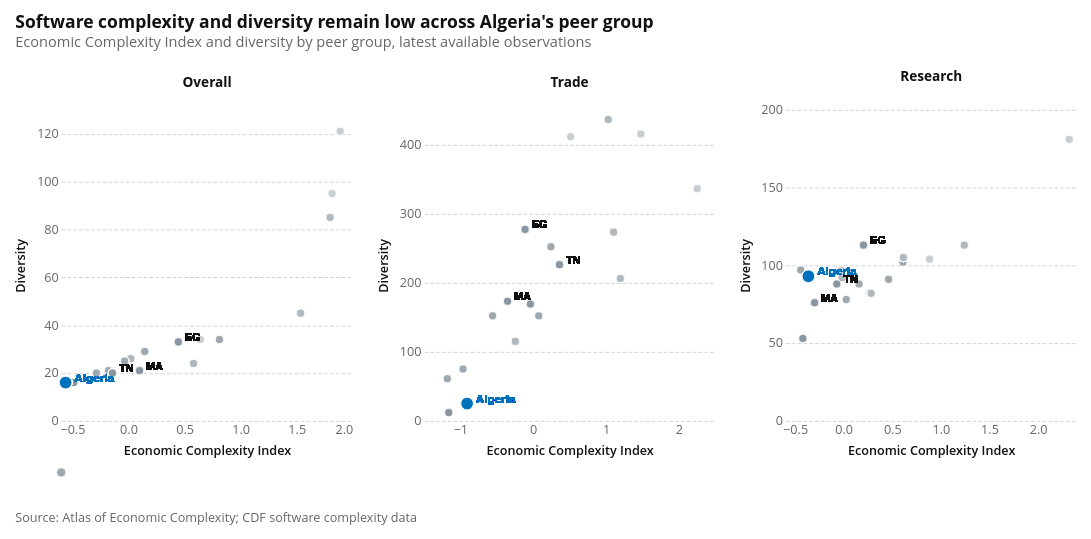

Here is the notebook cell this chart was saved with:
### Code cell
import altair as alt
import attaviz

attaviz.enable()
alt.data_transformers.enable("vegafusion")

LABEL_COUNTRIES = ["MA", "TN", "EG", "ZA", "TR"]

regional_peers = PEER_GROUPS["Regional"]
structural_peers = PEER_GROUPS["Structural"]
aspirational_peers = PEER_GROUPS["Aspirational"]


def assign_group(row):
    code = row["iso2_code"]
    if code == "DZ":
        return "Algeria"
    if code in regional_peers:
        return "Regional peers"
    if code in structural_peers:
        return "Structural peers"
    if code in aspirational_peers:
        return "Aspirational peers"
    return "Other"


def prepare(df):
    d = df.dropna(subset=["eci", "diversity"]).copy()
    d["group"] = d.apply(assign_group, axis=1)
    d["_label"] = d["iso2_code"].where(d["iso2_code"].isin(LABEL_COUNTRIES), other="")
    return d


eci_2023 = prepare(eci)
trade_2023 = prepare(trade)
research_2023 = prepare(research)

group_order = ["Other", "Regional peers", "Structural peers", "Aspirational peers", "Algeria"]
group_colors = ["#C8CDD0", "#8A969F", "#9FA8AF", "#B0B8BE", "#0071BC"]
color_scale = alt.Scale(domain=group_order, range=group_colors)


def make_panel(data, title):
    others = data.loc[data["group"] != "Algeria"]
    algeria = data.loc[data["group"] == "Algeria"]
    color_enc = alt.Color("group:N", scale=color_scale, legend=None)

    tooltip = [
        alt.Tooltip("iso2_code:N", title="Country"),
        alt.Tooltip("eci:Q", title="ECI", format=".3f"),
        alt.Tooltip("diversity:Q", title="Diversity", format=".3f"),
        alt.Tooltip("group:N", title="Group"),
    ]

    other_pts = alt.Chart(others).mark_circle(
        opacity=0.75, size=70
    ).encode(
        x=alt.X("eci:Q", title="Economic Complexity Index", scale=alt.Scale(nice=True)),
        y=alt.Y("diversity:Q", title="Diversity", scale=alt.Scale(nice=True)),
        color=color_enc,
        tooltip=tooltip,
    )

    algeria_pts = alt.Chart(algeria).mark_circle(
        opacity=1, size=170
    ).encode(
        x=alt.X("eci:Q", title="Economic Complexity Index", scale=alt.Scale(nice=True)),
        y=alt.Y("diversity:Q", title="Diversity", scale=alt.Scale(nice=True)),
        color=color_enc,
        tooltip=tooltip,
    )

    user_labels = alt.Chart(data).transform_filter(
        alt.datum._label != ""
    ).mark_text(
        align="left", dx=7, dy=-4, fontSize=11, fontWeight=600, color="#111111"
    ).encode(x="eci:Q", y="diversity:Q", text="_label:N")

    algeria_label = alt.Chart(algeria).mark_text(
        align="left", dx=9, dy=-5, fontSize=12, fontWeight=700, color="#0071BC"
    ).encode(x="eci:Q", y="diversity:Q", text=alt.value("Algeria"))

    return (other_pts + algeria_pts + user_labels + algeria_label).properties(
        width=300,
        height=320,
        title=alt.TitleParams(text=title, anchor="middle", fontSize=14),
    )


panel_eci = make_panel(eci_2023, "Software")
panel_trade = make_panel(trade_2023, "Trade")
panel_research = make_panel(research_2023, "Research")

legend_chart = alt.Chart(eci_2023).mark_circle(size=90, opacity=0.85).encode(
    x=alt.value(0),
    y=alt.value(0),
    color=alt.Color(
        "group:N",
        scale=color_scale,
        legend=alt.Legend(
            title=None,
            orient="bottom",
            direction="horizontal",
            columns=5,
            symbolSize=90,
        ),
    ),
).properties(width=0, height=0)

subplots = alt.hconcat(panel_eci, panel_trade, panel_research, spacing=24)

full_chart = (
    alt.vconcat(subplots, legend_chart, spacing=8)
    .resolve_scale(color="shared")
    .properties(
        title=alt.TitleParams(
            text="Software complexity and diversity remain low across Algeria's peer group",
            subtitle="Economic Complexity Index and diversity by peer group, latest available observations",
        )
    )
)

captioned_chart = alt.vconcat(full_chart).properties(
    title=alt.TitleParams(
        text="Source: Atlas of Economic Complexity; CDF software complexity data",
        orient="bottom",
        anchor="start",
        fontSize=13,
        fontWeight=400,
        color="#666666",
        offset=21,
    )
)

captioned_chart

### Figure 1 — Vega specification as saved in the notebook (floating-point values rounded to 4 significant figures; data arrays with more than 128 entries replaced by an {"elided": "..."} marker saying what was removed)
{"$schema": "https://vega.github.io/schema/vega/v6.json", "data": [{"name": "source_12", "values": {"elided": "2664 records"}}, {"name": "source_0", "values": {"elided": "2516 records"}}, {"name": "source_1", "values": {"elided": "148 records"}}, {"name": "source_2", "values": {"elided": "444 records"}}, {"name": "source_3", "values": {"elided": "148 records"}}, {"name": "source_4", "values": {"elided": "20689 records"}}, {"name": "source_5", "values": {"elided": "1217 records"}}, {"name": "source_6", "values": {"elided": "3651 records"}}, {"name": "source_7", "values": {"elided": "1217 records"}}, {"name": "source_8", "values": {"elided": "5151 records"}}, {"name": "source_9", "values": {"elided": "303 records"}}, {"name": "source_10", "values": {"elided": "909 records"}}, {"name": "source_11", "values": {"elided": "303 records"}}], "signals": [{"name": "concat_0_concat_0_height", "value": 320}, {"name": "concat_0_concat_0_childWidth", "value": 300}, {"name": "concat_0_concat_1_width", "value": 20}, {"name": "concat_0_concat_1_height", "value": 20}], "marks": [{"type": "group", "name": "concat_0_group", "marks": [{"type": "group", "name": "concat_0_concat_0_group", "marks": [{"type": "group", "name": "concat_0_concat_0_concat_0_group", "encode": {"update": {"width": {"signal": "concat_0_concat_0_childWidth"}, "height": {"signal": "concat_0_concat_0_height"}}}, "marks": [{"type": "symbol", "name": "concat_0_concat_0_concat_0_layer_0_marks", "from": {"data": "source_0"}, "encode": {"update": {"stroke": {"value": "white"}, "opacity": {"value": 0.75}, "y": {"field": "diversity", "scale": "concat_0_concat_0_concat_0_y"}, "x": {"field": "eci", "scale": "concat_0_concat_0_concat_0_x"}, "fill": {"field": "group", "scale": "color"}, "shape": {"value": "circle"}, "tooltip": {"signal": "{\"Country\": isValid(datum[\"iso2_code\"]) ? datum[\"iso2_code\"] : \"\"+datum[\"iso2_code\"], \"ECI\": format(datum[\"eci\"], \".3f\"), \"Diversity\": format(datum[\"diversity\"], \".3f\"), \"Group\": isValid(datum[\"group\"]) ? datum[\"group\"] : \"\"+datum[\"group\"]}"}, "size": {"value": 70}}}, "style": ["circle"]}, {"type": "symbol", "name": "concat_0_concat_0_concat_0_layer_1_marks", "from": {"data": "source_1"}, "encode": {"update": {"opacity": {"value": 1}, "shape": {"value": "circle"}, "stroke": {"value": "white"}, "y": {"field": "diversity", "scale": "concat_0_concat_0_concat_0_y"}, "size": {"value": 170}, "fill": {"field": "group", "scale": "color"}, "x": {"field": "eci", "scale": "concat_0_concat_0_concat_0_x"}, "tooltip": {"signal": "{\"Country\": isValid(datum[\"iso2_code\"]) ? datum[\"iso2_code\"] : \"\"+datum[\"iso2_code\"], \"ECI\": format(datum[\"eci\"], \".3f\"), \"Diversity\": format(datum[\"diversity\"], \".3f\"), \"Group\": isValid(datum[\"group\"]) ? datum[\"group\"] : \"\"+datum[\"group\"]}"}}}, "style": ["circle"]}, {"type": "text", "name": "concat_0_concat_0_concat_0_layer_2_marks", "from": {"data": "source_2"}, "encode": {"update": {"fontSize": {"value": 11}, "fontWeight": {"value": 600}, "baseline": {"value": "middle"}, "align": {"value": "left"}, "dx": {"value": 7}, "dy": {"value": -4}, "tooltip": {"signal": "{\"eci\": format(datum[\"eci\"], \"\"), \"diversity\": format(datum[\"diversity\"], \"\"), \"_label\": isValid(datum[\"_label\"]) ? datum[\"_label\"] : \"\"+datum[\"_label\"]}"}, "text": {"signal": "isValid(datum[\"_label\"]) ? datum[\"_label\"] : \"\"+datum[\"_label\"]"}, "fill": {"value": "#111111"}, "y": {"field": "diversity", "scale": "concat_0_concat_0_concat_0_y"}, "x": {"field": "eci", "scale": "concat_0_concat_0_concat_0_x"}}}, "style": ["text"]}, {"type": "text", "name": "concat_0_concat_0_concat_0_layer_3_marks", "from": {"data": "source_3"}, "encode": {"update": {"dy": {"value": -5}, "tooltip": {"signal": "{\"eci\": format(datum[\"eci\"], \"\"), \"diversity\": format(datum[\"diversity\"], \"\")}"}, "y": {"field": "diversity", "scale": "concat_0_concat_0_concat_0_y"}, "baseline": {"value": "middle"}, "dx": {"value": 9}, "fontSize": {"value": 12}, "x": {"field": "eci", "scale": "concat_0_concat_0_concat_0_x"}, "fill": {"value": "#0071BC"}, "text": {"value": "Algeria"}, "fontWeight": {"value": 700}, "align": {"value": "left"}}}, "style": ["text"]}], "axes": [{"scale": "concat_0_concat_0_concat_0_y", "labels": false, "domain": false, "aria": false, "minExtent": 0, "orient": "left", "tickCount": 5, "maxExtent": 0, "grid": true, "zindex": 0, "gridScale": "concat_0_concat_0_concat_0_x", "ticks": false}, {"scale": "concat_0_concat_0_concat_0_x", "labelOverlap": true, "zindex": 0, "grid": false, "labelFlush": true, "title": "Economic Complexity Index", "orient": "bottom", "tickCount": 5, "labelBaseline": "top"}, {"scale": "concat_0_concat_0_concat_0_y", "zindex": 0, "grid": false, "labelOverlap": true, "tickCount": 5, "title": "Diversity", "orient": "left"}], "title": {"text": "Overall", "offset": 21, "frame": "group", "fontSize": 14, "anchor": "middle"}, "style": "cell"}, {"type": "group", "name": "concat_0_concat_0_concat_1_group", "encode": {"update": {"width": {"signal": "concat_0_concat_0_childWidth"}, "height": {"signal": "concat_0_concat_0_height"}}}, "marks": [{"type": "symbol", "name": "concat_0_concat_0_concat_1_layer_0_marks", "from": {"data": "source_4"}, "encode": {"update": {"fill": {"field": "group", "scale": "color"}, "stroke": {"value": "white"}, "opacity": {"value": 0.75}, "x": {"field": "eci", "scale": "concat_0_concat_0_concat_1_x"}, "y": {"field": "diversity", "scale": "concat_0_concat_0_concat_1_y"}, "size": {"value": 70}, "shape": {"value": "circle"}, "tooltip": {"signal": "{\"Country\": isValid(datum[\"iso2_code\"]) ? datum[\"iso2_code\"] : \"\"+datum[\"iso2_code\"], \"ECI\": format(datum[\"eci\"], \".3f\"), \"Diversity\": format(datum[\"diversity\"], \".3f\"), \"Group\": isValid(datum[\"group\"]) ? datum[\"group\"] : \"\"+datum[\"group\"]}"}}}, "style": ["circle"]}, {"type": "symbol", "name": "concat_0_concat_0_concat_1_layer_1_marks", "from": {"data": "source_5"}, "encode": {"update": {"size": {"value": 170}, "shape": {"value": "circle"}, "x": {"field": "eci", "scale": "concat_0_concat_0_concat_1_x"}, "y": {"field": "diversity", "scale": "concat_0_concat_0_concat_1_y"}, "fill": {"field": "group", "scale": "color"}, "stroke": {"value": "white"}, "opacity": {"value": 1}, "tooltip": {"signal": "{\"Country\": isValid(datum[\"iso2_code\"]) ? datum[\"iso2_code\"] : \"\"+datum[\"iso2_code\"], \"ECI\": format(datum[\"eci\"], \".3f\"), \"Diversity\": format(datum[\"diversity\"], \".3f\"), \"Group\": isValid(datum[\"group\"]) ? datum[\"group\"] : \"\"+datum[\"group\"]}"}}}, "style": ["circle"]}, {"type": "text", "name": "concat_0_concat_0_concat_1_layer_2_marks", "from": {"data": "source_6"}, "encode": {"update": {"dx": {"value": 7}, "fontSize": {"value": 11}, "x": {"field": "eci", "scale": "concat_0_concat_0_concat_1_x"}, "y": {"field": "diversity", "scale": "concat_0_concat_0_concat_1_y"}, "align": {"value": "left"}, "fill": {"value": "#111111"}, "text": {"signal": "isValid(datum[\"_label\"]) ? datum[\"_label\"] : \"\"+datum[\"_label\"]"}, "fontWeight": {"value": 600}, "dy": {"value": -4}, "tooltip": {"signal": "{\"eci\": format(datum[\"eci\"], \"\"), \"diversity\": format(datum[\"diversity\"], \"\"), \"_label\": isValid(datum[\"_label\"]) ? datum[\"_label\"] : \"\"+datum[\"_label\"]}"}, "baseline": {"value": "middle"}}}, "style": ["text"]}, {"type": "text", "name": "concat_0_concat_0_concat_1_layer_3_marks", "from": {"data": "source_7"}, "encode": {"update": {"fontWeight": {"value": 700}, "tooltip": {"signal": "{\"eci\": format(datum[\"eci\"], \"\"), \"diversity\": format(datum[\"diversity\"], \"\")}"}, "x": {"field": "eci", "scale": "concat_0_concat_0_concat_1_x"}, "baseline": {"value": "middle"}, "dy": {"value": -5}, "align": {"value": "left"}, "text": {"value": "Algeria"}, "y": {"field": "diversity", "scale": "concat_0_concat_0_concat_1_y"}, "fill": {"value": "#0071BC"}, "dx": {"value": 9}, "fontSize": {"value": 12}}}, "style": ["text"]}], "axes": [{"scale": "concat_0_concat_0_concat_1_y", "grid": true, "labels": false, "domain": false, "orient": "left", "minExtent": 0, "ticks": false, "gridScale": "concat_0_concat_0_concat_1_x", "maxExtent": 0, "zindex": 0, "tickCount": 5, "aria": false}, {"scale": "concat_0_concat_0_concat_1_x", "labelOverlap": true, "labelFlush": true, "zindex": 0, "title": "Economic Complexity Index", "orient": "bottom", "grid": false, "tickCount": 5, "labelBaseline": "top"}, {"scale": "concat_0_concat_0_concat_1_y", "orient": "left", "tickCount": 5, "grid": false, "title": "Diversity", "labelOverlap": true, "zindex": 0}], "title": {"text": "Trade", "frame": "group", "fontSize": 14, "offset": 21, "anchor": "middle"}, "style": "cell"}, {"type": "group", "name": "concat_0_concat_0_concat_2_group", "encode": {"update": {"width": {"signal": "concat_0_concat_0_childWidth"}, "height": {"signal": "concat_0_concat_0_height"}}}, "marks": [{"type": "symbol", "name": "concat_0_concat_0_concat_2_layer_0_marks", "from": {"data": "source_8"}, "encode": {"update": {"opacity": {"value": 0.75}, "fill": {"field": "group", "scale": "color"}, "tooltip": {"signal": "{\"Country\": isValid(datum[\"iso2_code\"]) ? datum[\"iso2_code\"] : \"\"+datum[\"iso2_code\"], \"ECI\": format(datum[\"eci\"], \".3f\"), \"Diversity\": format(datum[\"diversity\"], \".3f\"), \"Group\": isValid(datum[\"group\"]) ? datum[\"group\"] : \"\"+datum[\"group\"]}"}, "y": {"field": "diversity", "scale": "concat_0_concat_0_concat_2_y"}, "x": {"field": "eci", "scale": "concat_0_concat_0_concat_2_x"}, "size": {"value": 70}, "shape": {"value": "circle"}, "stroke": {"value": "white"}}}, "style": ["circle"]}, {"type": "symbol", "name": "concat_0_concat_0_concat_2_layer_1_marks", "from": {"data": "source_9"}, "encode": {"update": {"size": {"value": 170}, "stroke": {"value": "white"}, "fill": {"field": "group", "scale": "color"}, "opacity": {"value": 1}, "x": {"field": "eci", "scale": "concat_0_concat_0_concat_2_x"}, "tooltip": {"signal": "{\"Country\": isValid(datum[\"iso2_code\"]) ? datum[\"iso2_code\"] : \"\"+datum[\"iso2_code\"], \"ECI\": format(datum[\"eci\"], \".3f\"), \"Diversity\": format(datum[\"diversity\"], \".3f\"), \"Group\": isValid(datum[\"group\"]) ? datum[\"group\"] : \"\"+datum[\"group\"]}"}, "y": {"field": "diversity", "scale": "concat_0_concat_0_concat_2_y"}, "shape": {"value": "circle"}}}, "style": ["circle"]}, {"type": "text", "name": "concat_0_concat_0_concat_2_layer_2_marks", "from": {"data": "source_10"}, "encode": {"update": {"fontSize": {"value": 11}, "text": {"signal": "isValid(datum[\"_label\"]) ? datum[\"_label\"] : \"\"+datum[\"_label\"]"}, "fontWeight": {"value": 600}, "y": {"field": "diversity", "scale": "concat_0_concat_0_concat_2_y"}, "tooltip": {"signal": "{\"eci\": format(datum[\"eci\"], \"\"), \"diversity\": format(datum[\"diversity\"], \"\"), \"_label\": isValid(datum[\"_label\"]) ? datum[\"_label\"] : \"\"+datum[\"_label\"]}"}, "baseline": {"value": "middle"}, "x": {"field": "eci", "scale": "concat_0_concat_0_concat_2_x"}, "dx": {"value": 7}, "dy": {"value": -4}, "align": {"value": "left"}, "fill": {"value": "#111111"}}}, "style": ["text"]}, {"type": "text", "name": "concat_0_concat_0_concat_2_layer_3_marks", "from": {"data": "source_11"}, "encode": {"update": {"fontSize": {"value": 12}, "dy": {"value": -5}, "fontWeight": {"value": 700}, "tooltip": {"signal": "{\"eci\": format(datum[\"eci\"], \"\"), \"diversity\": format(datum[\"diversity\"], \"\")}"}, "align": {"value": "left"}, "dx": {"value": 9}, "y": {"field": "diversity", "scale": "concat_0_concat_0_concat_2_y"}, "text": {"value": "Algeria"}, "fill": {"value": "#0071BC"}, "x": {"field": "eci", "scale": "concat_0_concat_0_concat_2_x"}, "baseline": {"value": "middle"}}}, "style": ["text"]}], "axes": [{"scale": "concat_0_concat_0_concat_2_y", "minExtent": 0, "zindex": 0, "tickCount": 5, "labels": false, "ticks": false, "domain": false, "aria": false, "maxExtent": 0, "orient": "left", "gridScale": "concat_0_concat_0_concat_2_x", "grid": true}, {"scale": "concat_0_concat_0_concat_2_x", "labelBaseline": "top", "grid": false, "labelOverlap": true, "orient": "bottom", "labelFlush": true, "title": "Economic Complexity Index", "tickCount": 5, "zindex": 0}, {"scale": "concat_0_concat_0_concat_2_y", "tickCount": 5, "orient": "left", "zindex": 0, "title": "Diversity", "grid": false, "labelOverlap": true}], "title": {"text": "Research", "offset": 21, "frame": "group", "anchor": "middle", "fontSize": 14}, "style": "cell"}], "layout": {"padding": 24, "bounds": "full", "align": "each"}}, {"type": "group", "name": "concat_0_concat_1_group", "encode": {"update": {"width": {"signal": "concat_0_concat_1_width"}, "height": {"signal": "concat_0_concat_1_height"}}}, "marks": [{"type": "symbol", "name": "concat_0_concat_1_marks", "from": {"data": "source_12"}, "encode": {"update": {"tooltip": {"signal": "{\"group\": isValid(datum[\"group\"]) ? datum[\"group\"] : \"\"+datum[\"group\"]}"}, "y": {"value": 0}, "shape": {"value": "circle"}, "stroke": {"value": "white"}, "opacity": {"value": 0.85}, "fill": {"field": "group", "scale": "color"}, "size": {"value": 90}, "x": {"value": 0}}}, "style": ["circle"]}], "style": "cell"}], "title": {"text": "Software complexity and diversity remain low across Algeria's peer group", "subtitle": "Economic Complexity Index and diversity by peer group, latest available observations", "offset": 21, "anchor": "start"}, "layout": {"padding": 8, "columns": 1, "bounds": "full", "align": "each"}}], "scales": [{"name": "color", "type": "ordinal", "domain": ["Other", "Regional peers", "Structural peers", "Aspirational peers", "Algeria"], "range": ["#C8CDD0", "#8A969F", "#9FA8AF", "#B0B8BE", "#0071BC"]}, {"name": "concat_0_concat_0_concat_0_x", "type": "linear", "domain": {"fields": [{"data": "source_0", "field": "eci"}, {"data": "source_1", "field": "eci"}, {"data": "source_2", "field": "eci"}, {"data": "source_3", "field": "eci"}]}, "range": [0, {"signal": "concat_0_concat_0_childWidth"}], "nice": true, "zero": true}, {"name": "concat_0_concat_0_concat_0_y", "type": "linear", "domain": {"fields": [{"data": "source_0", "field": "diversity"}, {"data": "source_1", "field": "diversity"}, {"data": "source_2", "field": "diversity"}, {"data": "source_3", "field": "diversity"}]}, "range": [{"signal": "concat_0_concat_0_height"}, 0], "nice": true, "zero": true}, {"name": "concat_0_concat_0_concat_1_x", "type": "linear", "domain": {"fields": [{"data": "source_4", "field": "eci"}, {"data": "source_5", "field": "eci"}, {"data": "source_6", "field": "eci"}, {"data": "source_7", "field": "eci"}]}, "range": [0, {"signal": "concat_0_concat_0_childWidth"}], "nice": true, "zero": true}, {"name": "concat_0_concat_0_concat_1_y", "type": "linear", "domain": {"fields": [{"data": "source_4", "field": "diversity"}, {"data": "source_5", "field": "diversity"}, {"data": "source_6", "field": "diversity"}, {"data": "source_7", "field": "diversity"}]}, "range": [{"signal": "concat_0_concat_0_height"}, 0], "zero": true, "nice": true}, {"name": "concat_0_concat_0_concat_2_x", "type": "linear", "domain": {"fields": [{"data": "source_8", "field": "eci"}, {"data": "source_9", "field": "eci"}, {"data": "source_10", "field": "eci"}, {"data": "source_11", "field": "eci"}]}, "range": [0, {"signal": "concat_0_concat_0_childWidth"}], "zero": true, "nice": true}, {"name": "concat_0_concat_0_concat_2_y", "type": "linear", "domain": {"fields": [{"data": "source_8", "field": "diversity"}, {"data": "source_9", "field": "diversity"}, {"data": "source_10", "field": "diversity"}, {"data": "source_11", "field": "diversity"}]}, "range": [{"signal": "concat_0_concat_0_height"}, 0], "nice": true, "zero": true}], "title": {"text": "Source: Atlas of Economic Complexity; CDF software complexity data", "offset": 21, "anchor": "start", "fontSize": 13, "fontWeight": 400, "color": "#666666", "orient": "bottom"}, "layout": {"padding": 18, "columns": 1, "bounds": "full", "align": "each"}, "config": {"range": {"category": ["#34A7F2", "#FF9800", "#664AB6", "#4EC2C0", "#F3578E", "#081079", "#0C7C68", "#AA0000", "#DDDA21"], "diverging": ["#920000", "#BD6126", "#E3A763", "#EFEFEF", "#80BDE7", "#3587C3", "#025288"], "heatmap": ["#E3F6FD", "#75CCEC", "#089BD4", "#0169A1", "#023B6F"], "ordinal": ["#E3F6FD", "#75CCEC", "#089BD4", "#0169A1", "#023B6F"], "ramp": ["#E3F6FD", "#75CCEC", "#089BD4", "#0169A1", "#023B6F"]}, "mark": {"tooltip": true}, "axis": {"domain": false, "grid": true, "gridColor": "#CED4DE", "gridDash": [4, 2], "gridWidth": 1, "labelFont": "Open Sans, sans-serif", "labelFontSize": 13, "labelFontWeight": 400, "labelColor": "#666666", "labelPadding": 3, "tickColor": "#CED4DE", "tickSize": 5, "tickCount": 5, "titleFont": "Open Sans, sans-serif", "titleFontSize": 13, "titleFontWeight": 600, "titleColor": "#111111", "titlePadding": 9}, "axisBand": {"labelPadding": 6, "tickSize": 0}, "axisX": {"grid": false, "tickSize": 0, "labelAngle": 0}, "axisY": {"domain": false, "ticks": false, "gridColor": "#CED4DE", "gridDash": [4, 2], "gridWidth": 1}, "legend": {"labelFont": "Open Sans, sans-serif", "labelFontSize": 13, "labelFontWeight": 600, "labelColor": "#111111", "titleFont": "Open Sans, sans-serif", "titleFontSize": 13, "titleFontWeight": 600, "titleColor": "#111111", "titlePadding": 3, "symbolSize": 196, "symbolStrokeWidth": 0, "padding": 15, "offset": 21, "columnPadding": 21, "orient": "bottom", "labelLimit": 200, "titleLimit": 200}, "style": {"cell": {"stroke": null}, "arc": {"stroke": "white", "strokeWidth": 1}, "area": {"opacity": 0.7}, "bar": {"cornerRadiusEnd": 0}, "line": {"strokeWidth": 4, "strokeCap": "round", "strokeJoin": "round"}, "point": {"size": 60, "stroke": "white", "strokeWidth": 1}, "rect": {"stroke": "#8A969F", "strokeWidth": 0.5}, "circle": {"stroke": "white", "strokeWidth": 1}, "square": {"stroke": "white", "strokeWidth": 1}, "geoshape": {"stroke": "#666666", "strokeWidth": 0.3, "strokeJoin": "round", "strokeCap": "round"}, "group-title": {"font": "Open Sans, sans-serif", "fontSize": 18, "fontWeight": 700, "lineHeight": 22, "fill": "#111111"}}, "title": {"subtitleColor": "#666666", "subtitleFont": "Open Sans, sans-serif", "subtitleFontSize": 15, "subtitleFontWeight": 400, "subtitleLineHeight": 18, "subtitlePadding": 3}}, "background": "white", "padding": 15}
